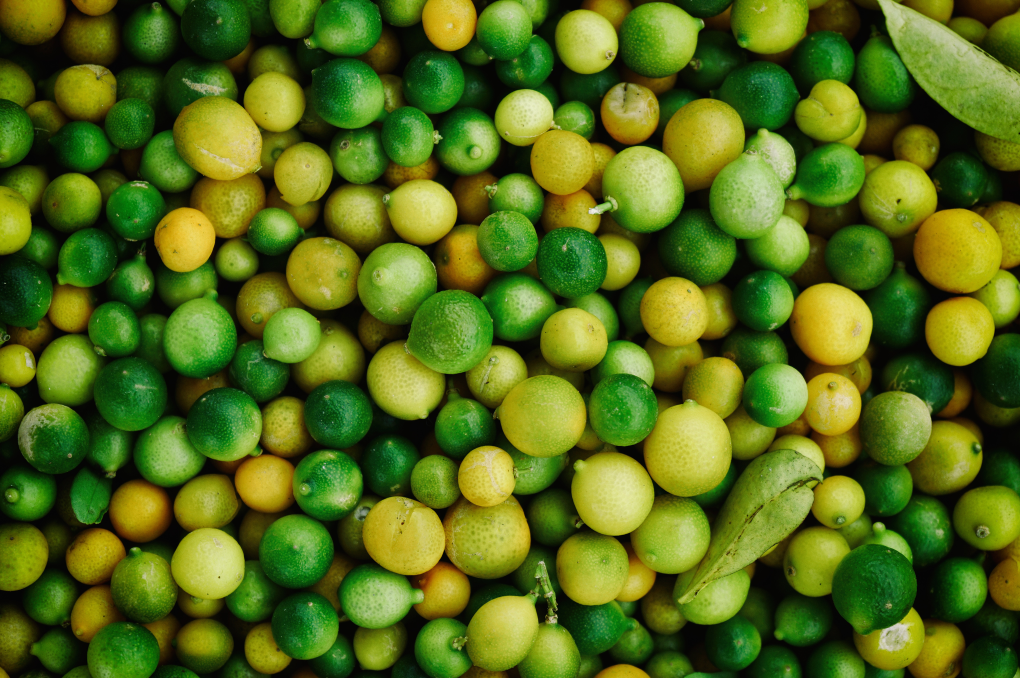
#> input picture images/0802.png, 2040 x 1356 px, given in place of 0801.png, which was not available (shown at 1/2 size); the run also reads 1 picture not shown here
$ python comparison.py
#> lines starting #> are read from the running program, lines starting #| are printed output that depends on the picture; pictures that were not available may be replaced by others from this repository, and a replacement may not be noted
import os
from PIL import Image

def create_comparison(id_base, original_path, version_path, output_path, crop_size=64, scale=10):
    """
    Crops two images, scales them up (pixelated), and stitches them side-by-side.
    """
#> called with id_base = '0801', original_path = 'images/0801.png', version_path = 'images/0801v9.1.png', output_path = 'images/comparisons/0801_compare.png', crop_size = 64, scale = 10
    try:
        # Load images
        img_orig = Image.open(original_path)
#> img_orig is the input picture: PIL image 2040x1356 RGB; mean R, G, B 84.2, 107.2, 23.9
        img_ver = Image.open(version_path)

        # Helper function to crop center
        def get_center_crop(img, w, h):
#> called with w = 64, h = 64
            iw, ih = img.size
#> iw = 2040; ih = 1356
            left = (iw - w) / 2
#> left = 988
            top = (ih - h) / 2
#> top = 646
            right = (iw + w) / 2
#> right = 1052
            bottom = (ih + h) / 2
#> bottom = 710
            return img.crop((left, top, right, bottom))
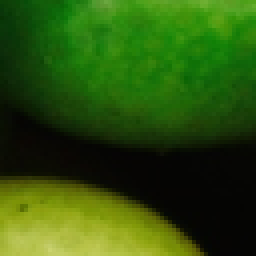
#> returned value: PIL image 64x64 RGB (shown 4 times larger); mean R, G, B 44.1, 82.5, 12.1

        # 1. Crop Center 64x64
        crop_orig = get_center_crop(img_orig, crop_size, crop_size)
        crop_ver = get_center_crop(img_ver, crop_size, crop_size)

        # 2. Resize with Nearest Neighbor (Hard Pixels)
        # This locks in the "pixelated" look so PowerPoint can't blur it.
        new_size = (crop_size * scale, crop_size * scale)
        resize_orig = crop_orig.resize(new_size, resample=Image.NEAREST)
        resize_ver = crop_ver.resize(new_size, resample=Image.NEAREST)

        # 3. Create a canvas for side-by-side
        # Width = 2 images + 20px padding
        padding = 20
        total_width = new_size[0] * 2 + padding
        total_height = new_size[1]

        # Create white background
        combined_img = Image.new('RGB', (total_width, total_height), color=(255, 255, 255))
#> combined_img: PIL image 1300x640 RGB; every value is 255

        # Paste them in: Original on Left, Version on Right
        combined_img.paste(resize_orig, (0, 0))
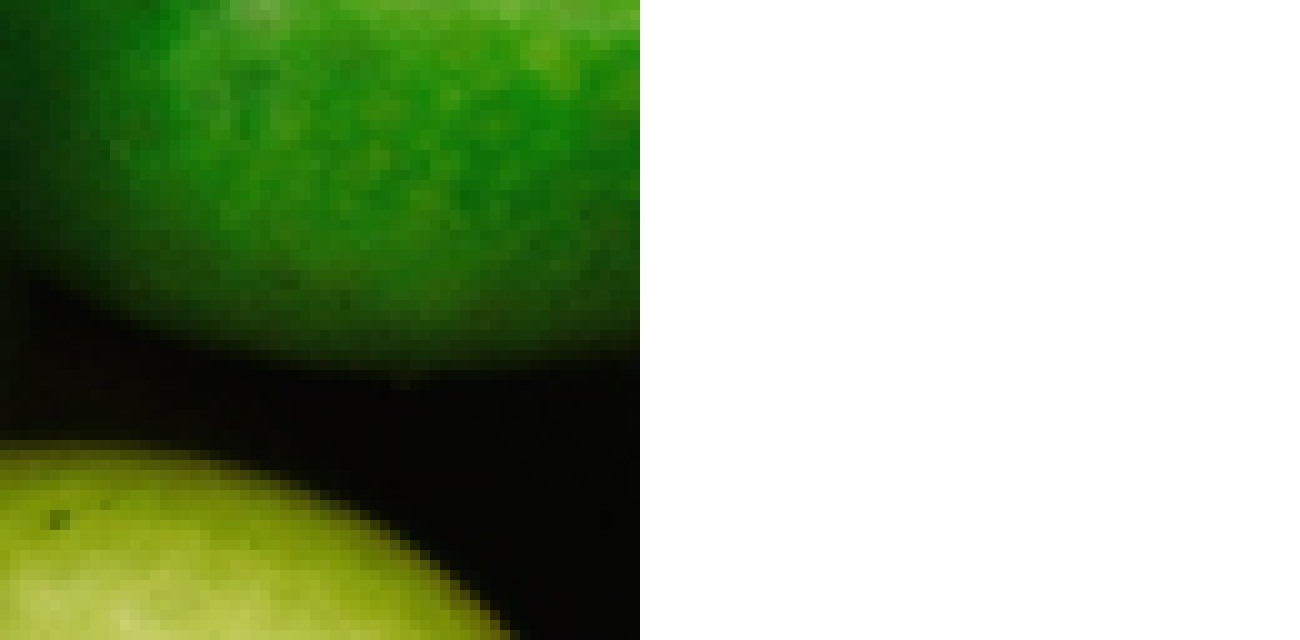
#> combined_img: PIL image 1300x640 RGB; mean R, G, B 151.2, 170.1, 135.4
        combined_img.paste(resize_ver, (new_size[0] + padding, 0))
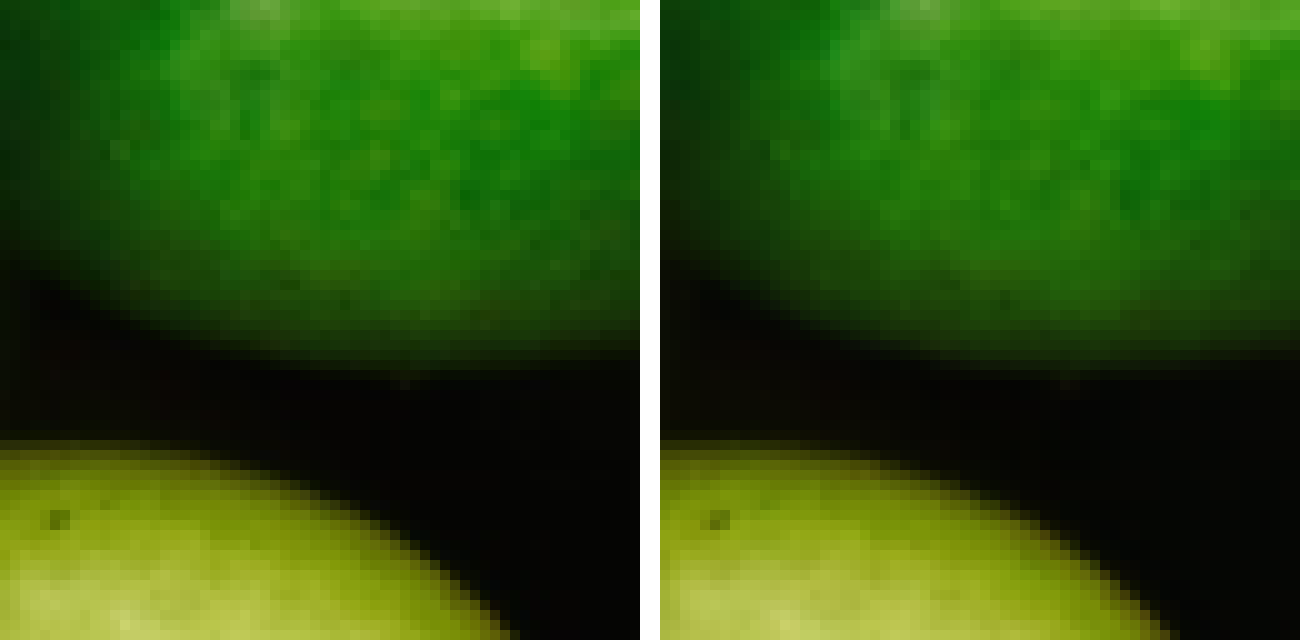
#> combined_img: PIL image 1300x640 RGB; mean R, G, B 47.4, 85.1, 16.1

        # 4. Save
        combined_img.save(output_path)
        print(f"Generated comparison: {output_path}")

    except FileNotFoundError as e:
        print(f"Skipping {id_base}: File not found ({e.filename})")
    except Exception as e:
        print(f"Error processing {id_base}: {e}")

def main():
    # --- CONFIGURATION ---
    target_ids = ["0801", "0802", "0808", "0844", "0852", "0873", "0898"]
    output_folder_name = "comparisons"
    crop_size = 64
    scale_factor = 10  # 64px * 10 = 640px final size per image block
    # ---------------------

    current_dir = os.getcwd()
    output_dir = os.path.join(current_dir, output_folder_name)

    if not os.path.exists(output_dir):
        os.makedirs(output_dir)

    print("--- Creating Side-by-Side Comparisons ---")

    for file_id in target_ids:
        # Define input filenames
        orig_filename = f"{file_id}.png"
        ver_filename = f"{file_id}v9.1.png"

        # Define full paths
        path_orig = os.path.join(current_dir, orig_filename)
        path_ver = os.path.join(current_dir, ver_filename)

        # Output filename (e.g., "0801_compare.png")
        path_out = os.path.join(output_dir, f"{file_id}_compare.png")

        create_comparison(file_id, path_orig, path_ver, path_out, crop_size, scale_factor)

    print("--- Done ---")

if __name__ == "__main__":
    main()
